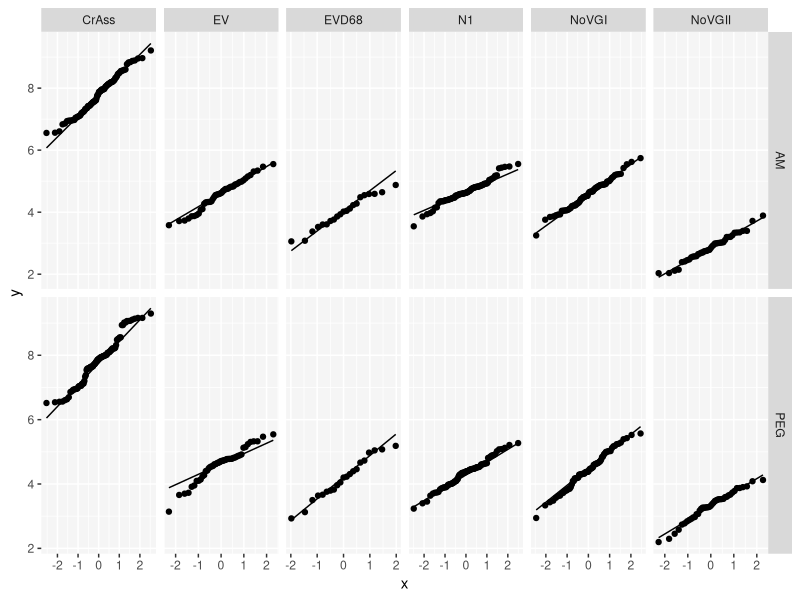

The R source for this figure: (Note: this script raises an error after producing the figure.)
## ---- chunk 1
knitr::opts_chunk$set(echo = FALSE, warning = FALSE, message = FALSE, fig.height = 6, fig.width = 9)
## ---- chunk 2
library(tidyverse)
library(lme4)
library(ggrepel)
library(ggbeeswarm)
library(patchwork)
library(broom)

theme_set(theme_grey()+theme(panel.background = element_rect(fill = "grey96")))
## ---- chunk 3
pvalue_fun <- function(p.value){
  if(is.na(p.value)){
    NA_character_
  }else if(p.value > 0.05){
    "> 0.05"
  }else if(p.value < 0.05 & p.value > 0.01){
    "< 0.05"
  }else if(p.value < 0.01 & p.value > 0.001){
    "< 0.01"
  }else if(p.value < 0.001){
    "< 0.001"
  }else {
    "something went wrong"
  }
}

pvalue_star <- function(p.value){
  if(is.na(p.value)){
    NA_character_
  }else if(p.value > 0.05){
    "."
  }else if(p.value < 0.05 & p.value > 0.01){
    "*"
  }else if(p.value < 0.01 & p.value > 0.001){
    "**"
  }else if(p.value < 0.001){
    "***"
  }else {
    "something went wrong"
  }
}

stat_paste_fun <- function(stat, log = FALSE){
  if(log != TRUE){
    paste0(str_remove_all(stat[["method"]][[1]], "\n\t"), ": ", 
           str_remove_all(names(stat[["statistic"]]), "Kruskal-Wallis "), " = ",
           round(stat[["statistic"]][[1]],1), ", ",
           if(length(stat[["parameter"]]) == 0)
           {""
           }else if(is.na(stat[["parameter"]])){
             ""
           }else if(length(stat[["parameter"]]) > 0){
             paste0("df = ", round(stat[["parameter"]], 0), ", ")
           } ,
           "p-value ",  pvalue_fun(stat[["p.value"]]))
  }else{
    paste0(str_remove_all(stat[["method"]][[1]], "\n\t"), " (log y): ", 
           str_remove_all(names(stat[["statistic"]]), "Kruskal-Wallis "), " = ",
           round(stat[["statistic"]][[1]],1), ", ",
           if(length(stat[["parameter"]]) == 0)
           {""
           }else if(is.na(stat[["parameter"]])){
             ""
           }else if(length(stat[["parameter"]]) > 0){
             paste0("df = ", round(stat[["parameter"]], 0), ", ")
           } ,
           "p-value ",  pvalue_fun(stat[["p.value"]]))
  }
}

plot_assumptions <- function(model, obs, bins = 30){
        #create tibble for use in ggplot of model assumptions
        df <- tibble(
                observations = obs,
                fitted = fitted(model),
                residuals = resid(model),
                standardised_residuals = sqrt(resid(model)^2),
                RMSresiduals = sqrt(mean(resid(model)^2)))
    
        
        a <- ggplot(df, aes(fitted, residuals))+
                geom_point()+
                geom_abline(aes(slope = 0, intercept = 0))
                #labs(title = "Heteroscedasticity", subtitle = "Check trends not captured by model")
        
        b <- ggplot(df, aes(residuals))+
                geom_histogram(bins = bins)
        
        c <- ggplot(df, aes(sample = residuals))+
                geom_qq()+
                geom_qq_line()#+
                #labs(title = "Quantile-quantile plot", subtitle = "check normality of residuals")
        
        d <- ggplot(df, aes(observations, fitted))+
                geom_point()+
                geom_abline()#+
                #labs(subtitle = "Check accuracy of model across whole dataset")
        
        return( (a + b) / (c + d) + plot_annotation(tag_levels = "a"))
} 


## ---- chunk 4
data <- read_csv("Barbara_full_dataset_Bangor.csv")

flow <- read_csv("flow.csv") 
## ---- chunk 5
long <- data|>
  select(-contains("RSV"), -contains("phi6"))|>
  group_by(sample_site_name, timestamp_sample_collected, timestamp_sample_received)|>
  mutate(biorep = row_number())|>
  pivot_longer(cols = contains("_gc_l"), names_to = "con_vir", values_to = "gc_l")|>
  separate(con_vir, into = c("method", "virus"), sep = "_", extra = "drop")|>
  filter(method != "SN")

long_sc <- long|>
  ungroup()|>
  mutate(gc_l_log = log10(gc_l),
         sample_ph_pre_ansis = scale(sample_ph_pre_ansis)[,1], 
         conductivity_ms_cm = scale(conductivity_ms_cm)[,1],
         ammonia_mg_l = scale(ammonia_mg_l)[,1],
         ophosph_mg_l = scale(ophosph_mg_l)[,1],
         Turbidity = scale(Turbidity)[,1])
  
diff <- long_sc|>
  select(-gc_l_log)|>
  pivot_wider(names_from = "method", values_from = "gc_l")|>
  group_by(virus)|>
  mutate(
      PEG_divby_AM = PEG / AM,
        AM_divby_PEG = AM / PEG)|>
  filter(PEG != 0, AM != 0,
         PEG_divby_AM < 10 & AM_divby_PEG < 10)

## ---- chunk 6
meth_comp_data <- semi_join(long_sc, diff,
                            by = c("sample_site_name",
                                   "timestamp_sample_collected",
                                   "timestamp_sample_received", "biorep", "virus"))

qq_meth_comp <- meth_comp_data|>
  group_by(virus)|>
  mutate(row = row_number())|>
  ggplot(aes(sample = log10(gc_l)))+
  geom_qq()+
  geom_qq_line()+
  facet_grid(method ~ virus, scales = "free")

viruses_t.test <- meth_comp_data|>
  group_by(virus)|>
  summarise(max = max(gc_l, na.rm = T),
            min = min(gc_l, na.rm = T),
            mean = mean(gc_l, na.rm = T))|>
  bind_cols(stat = NA_character_,
            row = 1)

for (i in 1:nrow(viruses_t.test )) {
  filt_virus <- viruses_t.test [i,1][[1]]
  
  viruses_t.test [i,5] <- stat_paste_fun(t.test(gc_l_log ~ method, data = filter(meth_comp_data, virus == filt_virus), paired =TRUE), log = TRUE)
  
  
}

method_comp_plot <- meth_comp_data|>
  group_by(virus)|>
  mutate(row = row_number())|>
  left_join(viruses_t.test, by = c("virus", "row"))|>
  mutate(method = str_replace_all(method, c("PEG" = "BE-PEG")),
         virus = str_replace_all(virus, c("N1" = "SARS",
                                          "CrAss" = "crAss")))|>
  ggplot(aes(method, gc_l))+
  geom_boxplot(outlier.shape = NA)+
  geom_beeswarm(cex = 1.5, size = 1.5, alpha = 0.8)+
  geom_beeswarm(cex = 1.5, colour = "white", shape = ".")+
  geom_text(aes(label = stat, x = 1.5, y = max + (0.07 * (max - min))), size = 2.5)+
  facet_wrap(~virus, scale = "free")

## ---- chunk 7
method_comp_plot+
  labs(y = "Gene copies per litre",
       x = "Method")
## ---- chunk 8
#boxcox2 <- MASS::boxcox(AM_divby_PEG ~ virus + sample_ph_pre_ansis + ammonia_mg_l + ophosph_mg_l + conductivity_ms_cm + Turbidity, 
 #                      data = diff, plotit = FALSE)

#this looks like chaos: essentially it runs the boxcox then selects the maximum log-likilihood (y) and its coresponding lambda (x)
boxcoxlambda2 <- MASS::boxcox(AM_divby_PEG ~ virus + sample_ph_pre_ansis + ammonia_mg_l + ophosph_mg_l + conductivity_ms_cm + Turbidity, 
                       data = diff)$x[which.max(MASS::boxcox(AM_divby_PEG ~ virus + sample_ph_pre_ansis + ammonia_mg_l + ophosph_mg_l + conductivity_ms_cm + Turbidity, 
                                                             data = diff)$y)]

boxcox_trans <- function(x, lambda){
  (x ^ lambda - 1) / lambda
}


lmm_bc2 <- lmer(AM_divby_PEG ~ (1|virus) + 
                 sample_ph_pre_ansis + ammonia_mg_l + ophosph_mg_l + conductivity_ms_cm + Turbidity,
               data = mutate(diff, AM_divby_PEG = boxcox_trans(AM_divby_PEG, boxcoxlambda2)))

lmm_residual_plot <- plot_assumptions(lmm_bc2,
                 mutate(diff, AM_divby_PEG = boxcox_trans(AM_divby_PEG, boxcoxlambda2))|>
                   filter(!is.na(AM_divby_PEG))|>
                   pull(AM_divby_PEG))



lmm_plot <- as_tibble(summary(lmm_bc2)[["coefficients"]], rownames = "variables")|>
  mutate(variables = str_replace_all(variables, c("methodPEG" = "PEG",
                                                  "methodAM" = "AM",
                                                  "sample_ph_pre_ansis" = "pH",
                                                  "ammonia_mg_l" = "Ammonium",
                                                  "ophosph_mg_l" = "Orthophosphate",
                                                  "conductivity_ms_cm" = "Conductivity")),
         #CI90 = (`Std. Error`*qt(1 - 0.1 / 2,  (round(348/2)) - 1)),
         CI95 = (`Std. Error`*qt(1 - 0.05 / 2,  (round(348/2)) - 1)),
         CI99 = (`Std. Error`*qt(1 - 0.01 / 2,  (round(348/2)) - 1)),
         CI999 = (`Std. Error`*qt(1 - 0.001 / 2,  (round(348/2)) - 1)),
         #label999 = c("99.9% CI", rep(NA_character_, 5)),
         #label99 = c("99%", rep(NA_character_, 5)),
         label95 = c( "95% CI", rep(NA_character_, 5)),
         #label90 = c( "90%", rep(NA_character_, 5)),
         signif = case_when((Estimate - CI999 > 0) | (Estimate + CI999 < 0) ~ "p-value < 0.001",
                            (Estimate - CI99 > 0) | (Estimate + CI99 < 0) ~ "p-value < 0.01",
                            (Estimate - CI95 > 0) | (Estimate + CI95 < 0) ~ "p-value < 0.05",
                            TRUE ~ "p-value > 0.05"))|>
  #filter(!str_detect(variables, "ntercept"))|>
  ggplot(aes( Estimate, variables))+
  geom_point(shape = 16, fill = "red")+
  #geom_errorbar(aes(xmin = Estimate - CI999,
   #                 xmax = Estimate + CI999), width = 0.2)+
  #geom_errorbar(aes(xmin = Estimate - CI99,
  #                  xmax = Estimate + CI99), colour = "grey40", width = 0.2)+
  geom_errorbar(aes(xmin = Estimate - CI95,
                    xmax = Estimate + CI95), width = 0.2)+#, colour = "grey50"
  geom_text_repel(aes(x = (Estimate), label = signif), nudge_y = 0.2, min.segment.length = 1, size = 2.5)+
  #geom_text_repel(aes(x = (Estimate + CI999), label = label999), nudge_y = 0.2)+
  #geom_text_repel(aes(x = (Estimate + CI99), label = label99), nudge_y = 0.2, colour = "grey40")+
  geom_text_repel(aes(x = (Estimate + CI95), label = label95), nudge_y = 0.2, size = 2.5)+#, colour = "grey50"
  geom_vline(xintercept = 0, linetype = 2)
## ---- chunk 9
lmm_plot+
  theme(axis.title.y = element_blank())

## ---- chunk 10
qq_meth_comp+
  ylab("log10 recovery (gc/l)")
## ---- chunk 11
lmm_residual_plot
